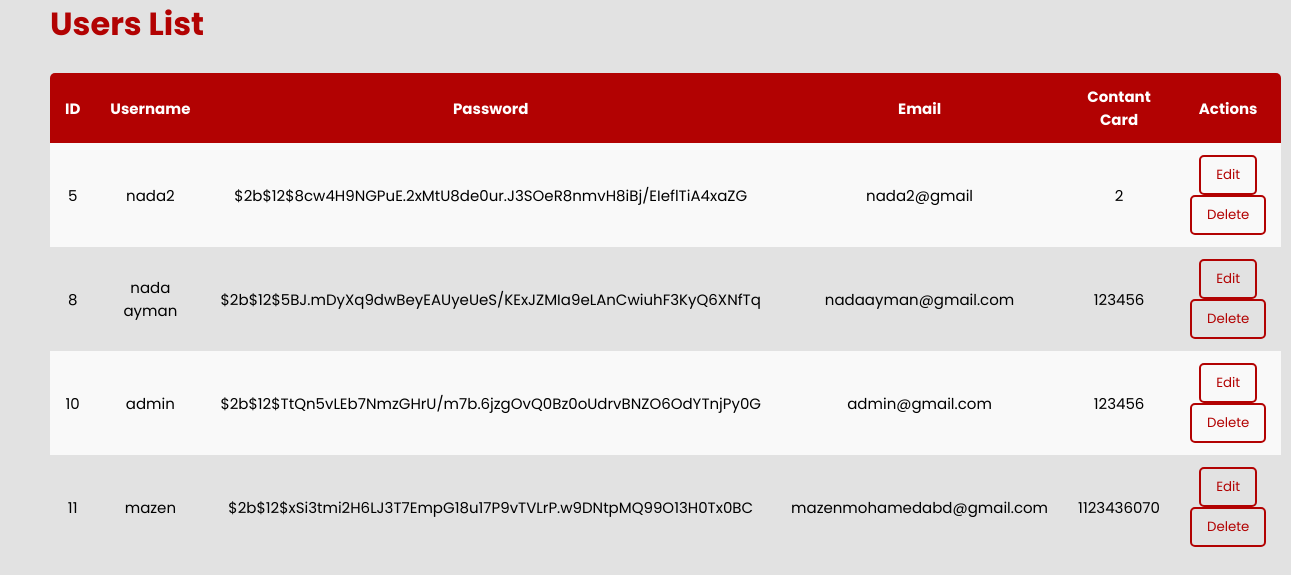
/admin_list, run on the app's committed database.
### tables this page shows
CREATE TABLE users (
			id INTEGER PRIMARY KEY AUTOINCREMENT,
			username TEXT NOT NULL UNIQUE,
			password TEXT NOT NULL,
            email TEXT NOT NULL UNIQUE, 
            contact INTEGER NOT NULL,
            img TEXT
		);

### app.py (the view, shortened to what this page needs)
@app.route('/admin_list', methods=['GET', 'POST'])
def admin_list():
    if request.method == 'GET':
        users = db.get_all_users(connection)
        return render_template('userList.html', users=users)

### db.py (called while the page is built)
def get_all_users(connection):
    cursor = connection.cursor()
    query = 'SELECT * FROM users'
    cursor.execute(query)
    return cursor.fetchall()

### templates/userList.html (shortened to what this page needs)
<!DOCTYPE html>
<html lang="en">
  <head>
    <link
      rel="stylesheet"
      href="{{ url_for('static', filename='css/userList.css') }}"
    />
  </head>
  <body>
    <div class="container">
      <h1>Users List</h1>
      <table class="table">
        <thead>
          <tr>
            <th>ID</th>
            <th>Username</th>
            <th>Password</th>
            <th>Email</th>
            <th>Contant Card</th>
            <th>Actions</th>
          </tr>
        </thead>
        <tbody>
          {% for user in users %}
          <tr>
            <td>{{ user[0] }}</td>
            <td>{{ user[1] }}</td>
            <td>{{ user[2] }}</td>
            <td>{{ user[3] }}</td>
            <td>{{ user[4] }}</td>
            <td>
              <form method="POST" style="display: inline">
                <button type="submit" name="action" value="edit">Edit</button>
              </form>
              <form method="POST" style="display: inline">
                <button type="submit" name="action" value="delete">
                  Delete
                </button>
              </form>
            </td>
          </tr>
          {% endfor %}
        </tbody>
      </table>
    </div>
  </body>
</html>

### static/css/userList.css (style rules this page uses)
* { margin: 0; padding: 0; outline: none; border: none; text-decoration: none; box-sizing: border-box; font-family: 'Poppins', sans-serif; }
:root { --primary-color: #b20202; --secondary-color: #D10024; --font: #555555; }
body { background: rgb(226, 226, 226); }
h1 { color: var(--primary-color); }
.container { display: block; margin: 0 50px; }
.table { border-collapse: collapse; margin: 25px 0; font-size: 15px; min-width: 100%; overflow: hidden; border-radius: 5px 5px 0 0; text-align: center; }
.table thead { text-align: center; color: #fff; background: var(--primary-color); text-align: left; font-weight: bold; }
.table th, .table td { padding: 12px 15px; text-align: center; }
.table tbody tr:nth-of-type(odd) { background: #f9f9f9; }
.table button { padding: 8px 15px; border-radius: 5px; cursor: pointer; background: transparent; border: 2px solid var(--primary-color); color: var(--primary-color); transition: all 0.3s ease; }

### data on the page
users: id "5", username "nada2", password "$2b$12$8cw4H9NGPuE.2xMtU8de0ur.J3SOeR8nmvH8iBj/EIeflTiA4xaZG", email "nada2@gmail", contact "2"
users: id "8", username "nada ayman", password "$2b$12$5BJ.mDyXq9dwBeyEAUyeUeS/KExJZMIa9eLAnCwiuhF3KyQ6XNfTq", email "nadaayman@gmail.com", contact "123456"
users: id "10", username "admin", password "$2b$12$TtQn5vLEb7NmzGHrU/m7b.6jzgOvQ0Bz0oUdrvBNZO6OdYTnjPy0G", email "admin@gmail.com", contact "123456"
users: id "11", username "mazen", password "$2b$12$xSi3tmi2H6LJ3T7EmpG18u17P9vTVLrP.w9DNtpMQ99O13H0Tx0BC", email "mazenmohamedabd@gmail.com", contact "1123436070"
